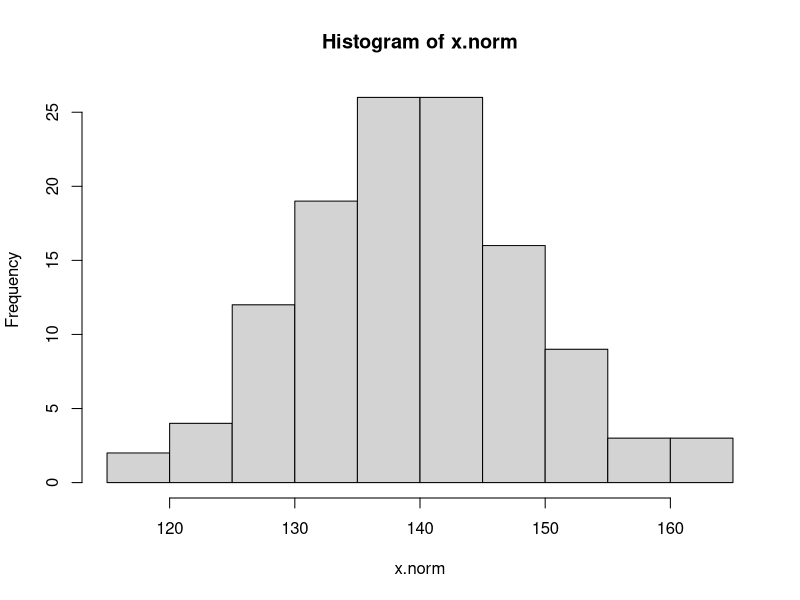
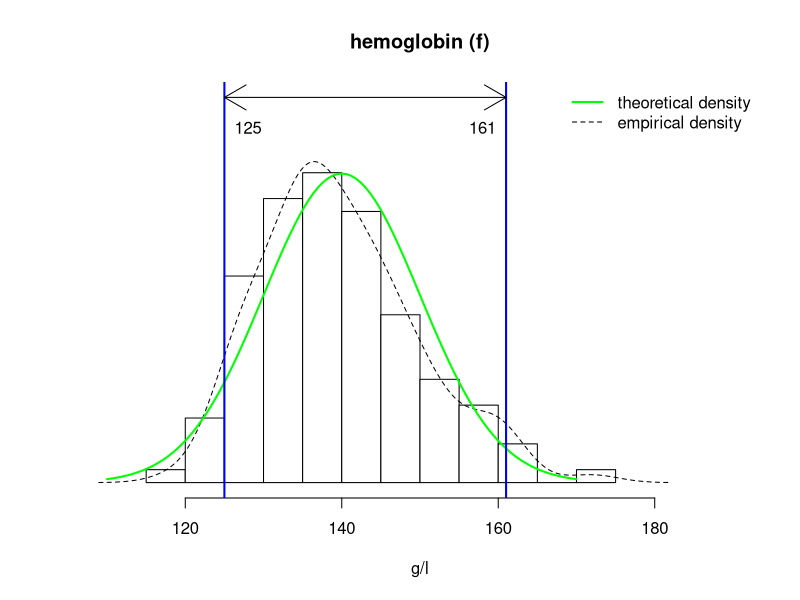
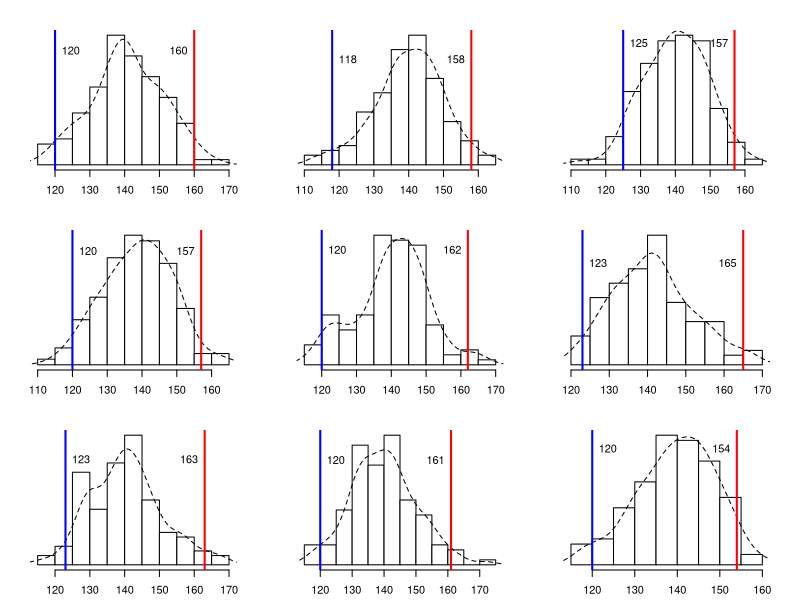
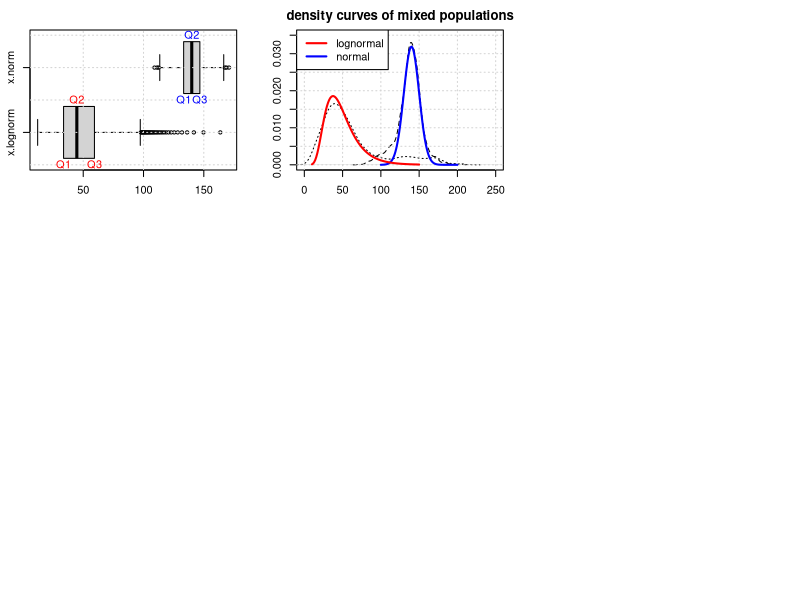
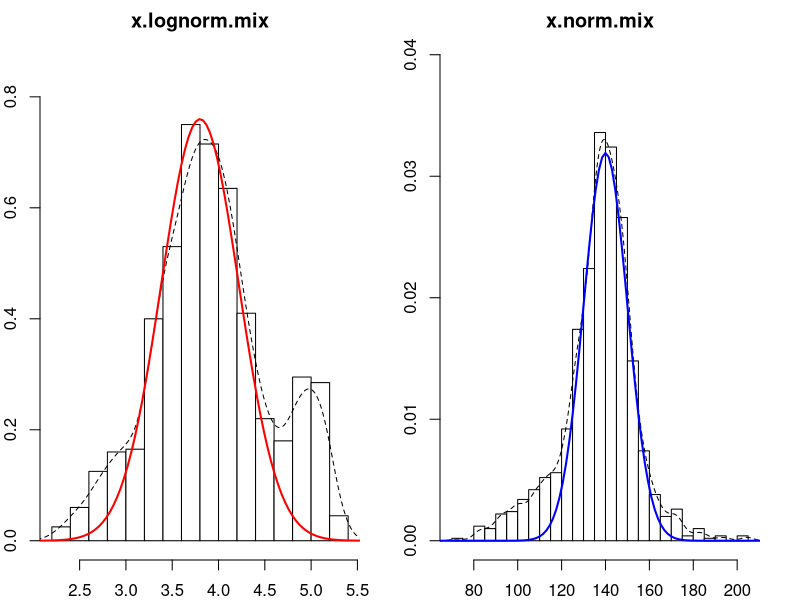
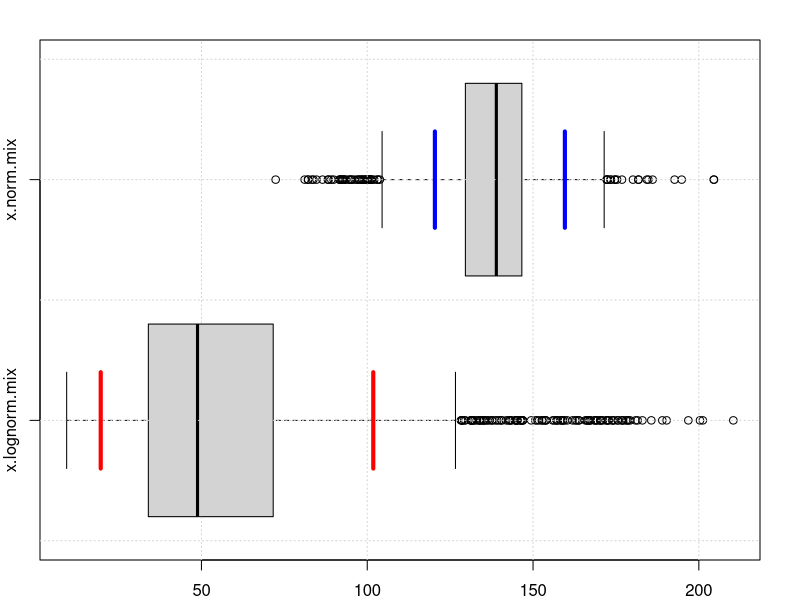
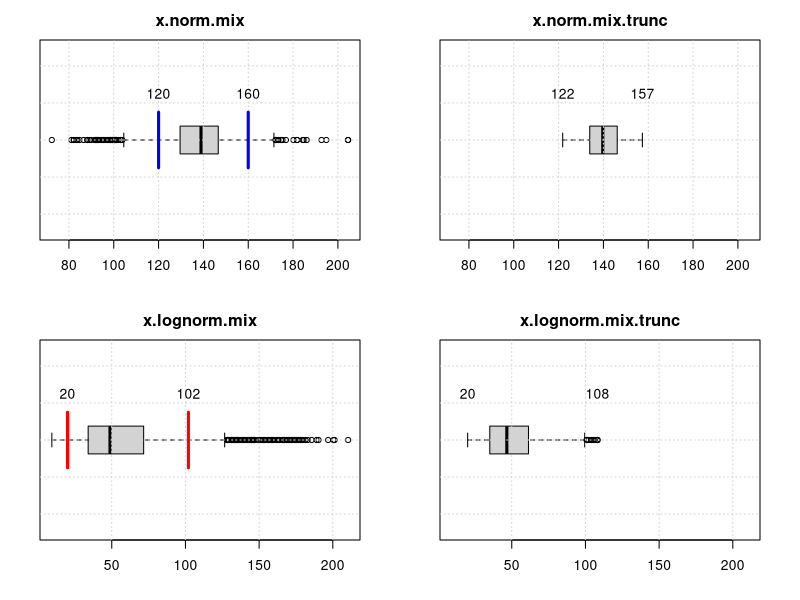
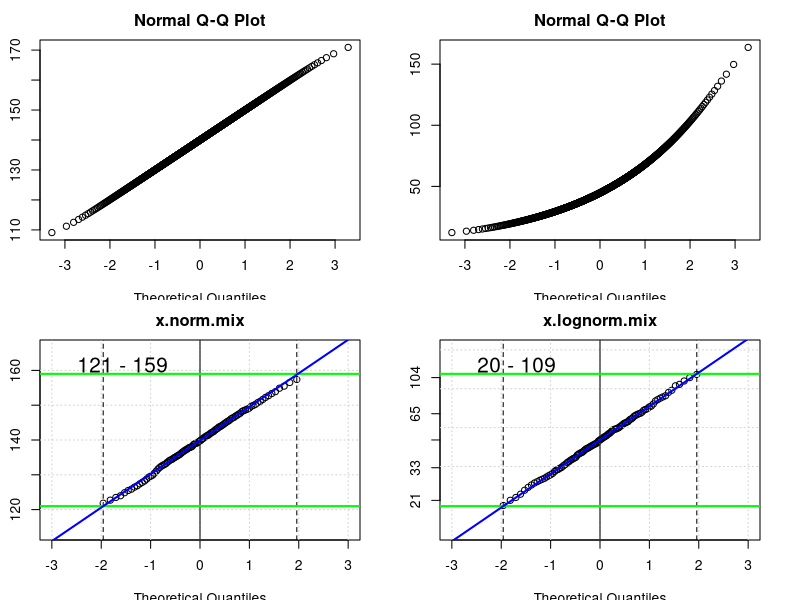

The R source for these figures, in order:
## ---- chunk 1
set.seed(123)
x.norm <- round(rnorm(n = 120, mean = 140, sd = 10))
print(sort(x.norm))
hist(x.norm)
## ---- chunk 2
x.norm <- round(rnorm(n = 120, mean = 140, sd = 10))
d.norm <- density(x.norm)
hist(x.norm, freq = F, col = "white", 
     xlim = c(110, 190), ylim = c(0, max(d.norm$y) * 1.2),
     main = "hemoglobin (f)", xlab = "g/l", ylab = "", yaxt = "n")
lines(d.norm, lty = 2)
curve(dnorm(x, 140, 10), 110, 170, lwd = 2, col = "green", add = TRUE)
q0.025 <- round(quantile(x.norm, 0.025))
q0.975 <- round(quantile(x.norm, 0.975))
abline(v = c(q0.025, q0.975), lwd = 2, col = "blue")
arrows(q0.025, max(d.norm$y) * 1.2, q0.975, code = 3)
text(q0.025, max(d.norm$y) * 1.1, q0.025, pos = 4)
text(q0.975, max(d.norm$y) * 1.1, q0.975, pos = 2)
legend("topright", lwd = c(2, 1), lty = c(1, 2), col = c("green", "black"), 
       legend = c("theoretical density", "empirical density"), bty = "n")
## ---- chunk 3
par (mfrow = c(3, 3), mai = rep(0.3, 4))
for(i in 1 : 9){
  x.norm <- round(rnorm(120, 140, 10))
  d.norm <- density(x.norm)
  hist(x.norm, freq = F, col = "white", 
      main = "", xlab = "g/l", ylab = "", yaxt = "n")
  lines(d.norm, lty = 2)
  q0.025 <- round(quantile(x.norm, 0.025))
  q0.975 <- round(quantile(x.norm, 0.975))
  abline(v = c(q0.025, q0.975), lwd = 2, col = c("blue", "red"))
  text(q0.025, max(d.norm$y) * 0.9, q0.025, pos = 4)
  text(q0.975, max(d.norm$y) * 0.9, q0.975, pos = 2)
}
## ---- chunk 4
x.norm <- qnorm((1 : 999)/1000, 140, 10)  #normal distribution
x.lognorm <- qlnorm((1 : 999)/1000, 3.8, 0.42) #lognormal distribution
x <- cbind(x.lognorm, x.norm)
boxplot(x, horizontal = TRUE)
grid()
text(quantile(x.norm, 0.5), 2.5, "Q2", col = "blue")
text(quantile(x.norm, c(0.25, 0.75)), 1.5, c("Q1", "Q3"), col = "blue")
text(quantile(x.lognorm, 0.5), 1.5, "Q2", col = "red")
text(quantile(x.lognorm, c(0.25, 0.75)), 0.5, c("Q1", "Q3"), col = "red")
## ---- chunk 5
bowley <- function(x){
  Q <- quantile(x, c(0.25, 0.5, 0.75), na.rm = TRUE)
  BS <- (Q[1] - 2 * Q[2] + Q[3]) / (Q[3] - Q[1])
  return (as.numeric(BS))
}
bowley(x.norm)
bowley(x.lognorm)
## ---- chunk 6
def.lognorm <- function(x, cutoff = 0.05){
  if(min(x) <= 0){
    stop("(def.lognorm) only positive values allowed.")
  }
  return(bowley(x) - bowley(log(x)) >= cutoff)
}
def.lognorm(x.norm)
def.lognorm(x.lognorm)
## ---- chunk 7
set.seed(123)
x.norm.mix <- c(rnorm(n = 800, mean = 140, sd = 10), 
                rnorm(n = 150, mean = 110, sd = 15), 
                rnorm(n = 50, mean = 170, sd = 15)) 
x.lognorm.mix <- c(rlnorm(n = 800, meanlog = 3.8, sdlog = 0.42), 
                   rnorm(n = 50, mean = 15, sd = 3), 
                   rnorm(n = 150, mean = 140, sd = 25))
## ---- chunk 8
plot(density(x.norm.mix), lty = 2,
     xlim = c(0, 250), ylim = c(0, 0.035),
     main = "density curves of mixed populations", 
     xlab = "arbitrary units", ylab = "")
lines(density(x.lognorm.mix), lty = 3)
grid()
curve(dnorm(x, 140, 10) * 0.8, 100, 200, col = "blue", lwd = 2, add = TRUE)
curve(dlnorm(x, 3.8, 0.42) * 0.8, 10, 150, col = "red", lwd = 2, add = TRUE)
legend("topleft", lwd = 2, col = c("red", "blue"),
       legend = c(ifelse(def.lognorm(x.lognorm.mix), "lognormal", "normal"),
                  ifelse(def.lognorm(x.norm.mix), "lognormal", "normal")))
## ---- chunk 9
par(mfrow = c(1, 2), mai = rep(0.4, 4))
d1 <- density(x.norm.mix)
d2 <- density(log(x.lognorm.mix))
hist(log(x.lognorm.mix), freq = FALSE, col = "white",
     breaks = 20, ylim = c(0, max(d2$y) * 1.2),
     main = "x.lognorm.mix", xlab = "log(x)", ylab = "")
lines(density(log(x.lognorm.mix)), lty = 2)
curve(dnorm(x, 3.8, 0.42) * 0.8, min(d2$x), max(d2$x), 
      col = "red", lwd = 2, add = TRUE)
hist(x.norm.mix, freq = FALSE, col = "white",
     breaks = 20, ylim = c(0, max(d1$y) * 1.2),
     main = "x.norm.mix", xlab = "x", ylab = "")
lines(density(x.norm.mix), lty = 2)
curve(dnorm(x, 140, 10) * 0.8, min(d1$x), max(d1$x), 
      col = "blue", lwd = 2, add = TRUE)
par(mfrow = c(1, 1))

## ---- chunk 10
x.mix <- cbind(x.lognorm.mix, x.norm.mix)
boxplot(x.mix, horizontal = TRUE)
grid()
lines(c(qnorm(0.025, 140, 10), qnorm(0.025, 140, 10)), c(1.8, 2.2), 
      lwd = 4, col = "blue")
lines(c(qnorm(0.975, 140, 10), qnorm(0.975, 140, 10)), c(1.8, 2.2), 
      lwd = 4, col = "blue")
lines(c(qlnorm(0.025, 3.8, 0.42), qlnorm(0.025, 3.8, 0.42)), c(0.8, 1.2), 
      lwd = 4, col = "red")
lines(c(qlnorm(0.975, 3.8, 0.42), qlnorm(0.975, 3.8, 0.42)), c(0.8, 1.2), 
      lwd = 4, col = "red")
## ---- chunk 11
qnorm(0.025) / qnorm(0.25)
## ---- chunk 12
truncate.x <- function(x, qf){
    Q <- quantile(x, c(0.25, 0.5, 0.75))	
    var1 <- Q[2] - Q[1]
    var2 <- Q[3] - Q[2]
    var <- min(var1, var2)
    lim <- c(Q[2] - qf * var, Q[2] + qf * var)
    return(subset(x, x >= lim[1] & x <= lim[2]))
  } 
## ---- chunk 13
x.norm.mix.trunc <- truncate.x(x.norm.mix, qf = 2.9)
round(c(min(x.norm.mix.trunc), max(x.norm.mix.trunc)))
## ---- chunk 14
iBoxplot95 <- function(x, lognorm = NULL){
  xx <- na.omit(x)
  if(is.null(lognorm)){lognorm <- def.lognorm(xx)}
  if(lognorm){xx <- log(xx)}
  
  #sets starting parameters
  n0 <- 1
  n1 <- 0
  qf <- 2.9
  i <- 1
  #truncates xx repeatedly until no more outliers are detected
  while (n0 > n1){
    n0 <- length(xx)
    xx <- truncate.x(xx, qf = qf)
    n1 <- length(xx)
    qf <- 3.1
  }
  if (lognorm){xx <- exp(xx)}
  return(xx)
}
## ---- chunk 15
qnorm(0.025)/qnorm(0.25 * 0.95 + 0.025)
## ---- chunk 16
x.norm.mix.trunc <- iBoxplot95(x.norm.mix)
x.lognorm.mix.trunc <- iBoxplot95(x.lognorm.mix)
## ---- chunk 17
par(mfrow = c(2, 2), mai = c(0.6, 0.4, 0.4, 0.4))
#calculates theoretical reference intervals
limits.norm <- round(qnorm(c(0.025, 0.975), 140, 10))
limits.lognorm <- round(qlnorm(c(0.025, 0.975), 3.8, 0.42))

boxplot(x.norm.mix, horizontal = TRUE, boxwex = 0.3,
        main = "x.norm.mix")
grid()
lines(c(limits.norm[1], limits.norm[1]), c(0.85, 1.15), col = "blue", lwd = 3)
lines(c(limits.norm[2], limits.norm[2]), c(0.85, 1.15), col = "blue", lwd = 3)
text(limits.norm[1], 1.25, limits.norm[1])
text(limits.norm[2], 1.25, limits.norm[2])
boxplot(x.norm.mix.trunc, horizontal = TRUE, boxwex = 0.3,
        ylim = c(min(x.norm.mix), max(x.norm.mix)),
        main = "x.norm.mix.trunc")
grid()
text(min(x.norm.mix.trunc), 1.25, round(min(x.norm.mix.trunc)))
text(max(x.norm.mix.trunc), 1.25, round(max(x.norm.mix.trunc)))

boxplot(x.lognorm.mix, horizontal = TRUE, boxwex = 0.3,
        main = "x.lognorm.mix")
grid()
lines(c(limits.lognorm[1], limits.lognorm[1]), c(0.85, 1.15), col = "red", lwd = 3)
lines(c(limits.lognorm[2], limits.lognorm[2]), c(0.85, 1.15), col = "red", lwd = 3)
text(limits.lognorm[1], 1.25, limits.lognorm[1])
text(limits.lognorm[2], 1.25, limits.lognorm[2])
boxplot(x.lognorm.mix.trunc, horizontal = TRUE, boxwex = 0.3,
        ylim = c(min(x.lognorm.mix), max(x.lognorm.mix)),
        main = "x.lognorm.mix.trunc")
grid()
text(min(x.lognorm.mix.trunc), 1.25, round(min(x.lognorm.mix.trunc)))
text(max(x.lognorm.mix.trunc), 1.25, round(max(x.lognorm.mix.trunc)))
## ---- chunk 18
qqnorm(x.norm)
qqnorm(x.lognorm)
## ---- chunk 19
qqPlot95 <- function(x, lognorm = NULL, n.quantiles = 100, apply.rounding = TRUE, plot.it = TRUE,
                    main = "q-q plot", xlab = "Theoretical Quantiles", ylab = "Sample Quantiles"){
  xx <- na.omit(x)
  digits <- 2 - floor(log10(median(xx))) # Finds reasonable number of digits
  if(is.null(lognorm)){lognorm <- def.lognorm(xx)}  
  if(lognorm){xx <- log(xx)}
  xx.trunc <- iBoxplot95(xx, lognorm = F)
  
  p1 <- seq(from = 0.025, to = 0.975, length.out = n.quantiles)   #x.axis
  p2 <- seq(from = 0, to = 1, length.out = n.quantiles)           #y.axis
  x.ax <- qnorm(p1)              #quantiles of standard normal distribution
  y.ax <-quantile(xx.trunc, p2)  #quantiles of sample distribution
  
  #calculates linear regression coefficients from the central 50% of the curve
  central.part <- floor((0.25 * n.quantiles) : ceiling(0.75 * n.quantiles))
  reg <- lm(y.ax[central.part] ~ x.ax[central.part])
  a <- reg$coefficients[2]
  b <- reg$coefficients[1]
  result <- c(b, a, b - 1.96 * a, b + 1.96 * a)
  result <- setNames(result, c("mean", "sd", "lower.lim", "upper.lim"))
  if(lognorm){
    names(result)[1 : 2] <- paste0(names(result)[1 : 2], "log")
    if(apply.rounding){
      result[1 : 2] <- round(result[1 : 2], 3)
      result[3 : 4] <- round(exp(result[3 : 4]), digits)
    }
  } else {
    if(apply.rounding){
      result <- round(result, digits)
    }
  }
  if(result[3] < 0){result[3] <- 0}  
    # draw q-q plot
  if (plot.it){
    if(!lognorm){
      ll <- result[3]
      ul <- result[4]
      diff <- ul - ll
      plot(y.ax ~ x.ax, xlim = c(-3, 3), 
           ylim = c(ll - 0.2 * diff, ul + 0.2 * diff), 
           main = main, xlab = xlab, ylab = ylab)
    }else{
      ll <- log(result[3])
      ul <- log(result[4])
      diff <- ul - ll
      plot(y.ax ~ x.ax, yaxt = "n", xlim = c(-3, 3), 
           ylim = c(ll - 0.2 * diff, ul + 0.2 * diff), 
           main = main, xlab = xlab, ylab = ylab)
      y.pos <- quantile(y.ax, c(0.01, 0.2, 0.5, 0.8, 0.99))
      axis(2, at = y.pos,labels  = round(exp(y.pos), digits - 1))
    }
    grid()
    abline(v = 0)
    abline(v = c(-1.96, 1.96), lty = 2)
    abline(h = c(ll, ul), 
           col = "green", lwd = 2)
    abline(reg$coefficients, lwd = 2, col = "blue")
    if(digits > 0){digits <- digits - 1}
    legend("topleft", 
           paste(formatC(result[3], digits, format = "f"), "-", 
                 formatC(result[4], digits, format = "f")), bty = "n", cex = 1.5)
  }
  return(result)
}
## ---- chunk 20
qqPlot95(x.norm.mix, main = "x.norm.mix")
qqPlot95(x.lognorm.mix, main = "x.lognorm.mix")

## ---- chunk 21
round(qnorm(c(0.025, 0.975), 140, 10))
round(qlnorm(c(0.025, 0.975), 3.8, 0.42))
## ---- chunk 22
ci.quant95 <- function(n, lower.limit, upper.limit, lognorm = FALSE, apply.rounding = TRUE){
  if(upper.limit <= lower.limit){stop("(ci.quant95) upper limit must be higher than lower limit")}
  digits <- 2 - floor(log10(upper.limit)) # Finds reasonable number of digits
  if(lognorm){
    lower.limit <- log(lower.limit)
    upper.limit <- log(upper.limit)
  }
  sigma <- (upper.limit - lower.limit) / 3.92
  result <- rep(0, 4)
  names(result) <- c("low.lim.low", "low.lim.upp", "upp.lim.low", "upp.lim.upp")
  
  diff.outer <- sigma*5.81/(sqrt(n)+0.66)
  diff.inner <- sigma*7.26/(sqrt(n)-5.58)
  result[1] <- lower.limit - diff.outer
  result[2] <- lower.limit + diff.inner
  result[3] <- upper.limit - diff.inner
  result[4] <- upper.limit + diff.outer
  
  if (lognorm){result <- exp(result)}
  if(apply.rounding){result = round(result, digits)}
  return(result)
}
## ---- chunk 23
ci.quant95(n = 1000, lower.limit = 121, upper.limit = 159, lognorm = FALSE)
ci.quant95(n = 1000, lower.limit = 20, upper.limit = 109, lognorm = TRUE)
## ---- chunk 24
par(mfrow = c(1, 1), mai = rep(0.4, 4))
plot(0, 0, type = "n", xlim = c(0, 175), ylim = c(0.5, 2.5), 
     yaxt = "n", xlab = "", ylab = "") 
axis(2, at = c(1, 2),labels  = c("x.lognorm.mix", "x.norm.mix"))     
grid()
rect(c(119, 156), 1.75, c(124, 161), 2.25, col = "lightgreen", border = NA)
lines(c(121, 121), c(1.75, 2.25), lwd = 3, col = "darkgreen")
lines(c(159, 159), c(1.75, 2.25), lwd = 3, col = "darkgreen")
rect(120, 1.8, 160, 2.2, lty = 2)
rect(c(19, 97), 0.75, c(23, 118), 1.25, col = "lightgreen", border = NA)
lines(c(20, 20), c(0.75, 1.25), lwd = 3, col = "darkgreen")
lines(c(109, 109), c(0.75, 1.25), lwd = 3, col = "darkgreen")
rect(20, 0.8, 102, 1.2, lty = 2)
## ---- chunk 25
RefLim <- function(x, lognorm = NULL, n.quantiles = 100, apply.rounding = TRUE, plot.it = TRUE,
                    main = "q-q plot", xlab = "Theoretical Quantiles", ylab = "Sample Quantiles"){
  # x: vector of a minimum of 100 positive numbers (laboratory results)
  # lognorm: optional TRUE or FALSE. If NULL, distribution type is determined automatically
  # plot.it: optional graphical q-q plot of truncated data
  # returns estimated reference limits with 95% confidence intervals

  xx <- na.omit(x)  
  if(length(xx) < 100){stop("(RefLim) a minimum of 100 numeric values is needed.")}
  if(min(xx) <= 0){stop("(RefLim) only positive numeric values allowed.")}
  
  if(is.null(lognorm)){lognorm <- def.lognorm(xx)}
  result1 <- qqPlot95(xx, lognorm = lognorm, n.quantiles = n.quantiles, 
                      apply.rounding = apply.rounding, plot.it = plot.it, 
                      main = main, xlab = xlab, ylab = ylab)
  result2 <- ci.quant95(n = length(xx), lognorm = lognorm, 
                        lower.limit = result1[3], upper.limit = result1[4])
  return(c(result1, result2))
}
## ---- chunk 26
RefLim(x.norm.mix)
## ---- chunk 27
amylase.lim <- RefLim(x.lognorm.mix, n.quantiles = 200, main = "q-q plot for amylase", ylab = "U/l")
amylase.res <- data.frame("RL" = amylase.lim[3 : 4],
                          "ci95" = c(paste(amylase.lim[5], "-", amylase.lim[6]),
                                     paste(amylase.lim[7], "-", amylase.lim[8])),
                          "target" = c(20, 102))
rownames(amylase.res) <- c("lower", "upper")
amylase.res
write.csv(amylase.res, "amylase.csv", quote = FALSE)
